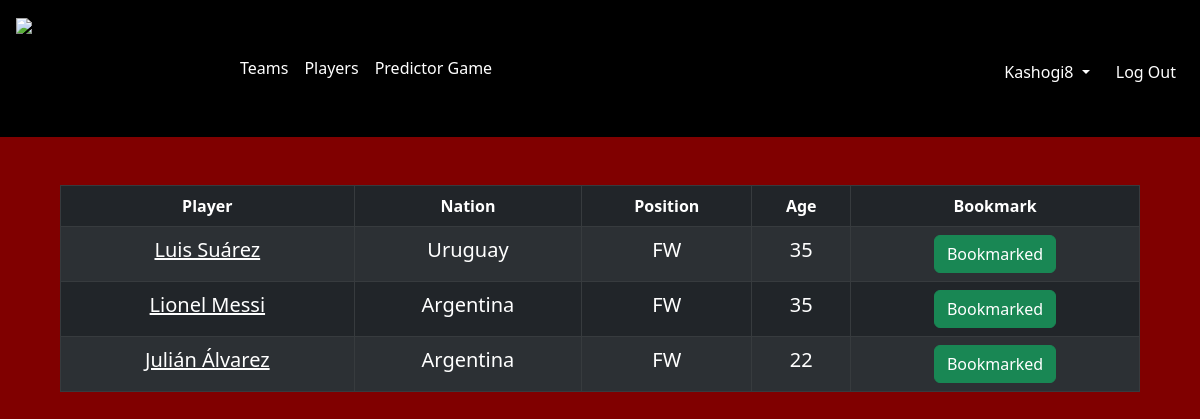
The app's page /bookmarks (signed in) with its own data.
### tables this page shows
CREATE TABLE bookmarks (user_id INTEGER NOT NULL, player_id INTEGER NOT NULL, name TEXT NOT NULL, nation TEXT NOT NULL, position TEXT NOT NULL, age INTEGER NOT NULL, FOREIGN KEY (user_id) REFERENCES users(id), FOREIGN KEY (player_id) REFERENCES players(id));

CREATE TABLE nations (id INTEGER PRIMARY KEY AUTOINCREMENT NOT NULL, name TEXT NOT NULL, code TEXT NOT NULL, grouping TEXT NOT NULL, region TEXT NOT NULL, ranking INTEGER NOT NULL, image TEXT);

### app.py (the view, shortened to what this page needs)
@app.route('/bookmarks', methods=["GET", "POST"])
@login_required
def bookmarks():
    bookmarks = db.execute("SELECT * FROM bookmarks WHERE user_id = ?", session["user_id"])
    for row in bookmarks:
        row["link"] = "https://www.google.com/search?q=" + row["name"]
        row["nation"] = db.execute("SELECT name FROM nations WHERE id = (SELECT nation_id FROM players WHERE id = ?)", row["player_id"])[0]["name"]
    ids = db.execute("SELECT player_id FROM bookmarks WHERE user_id = ?", session["user_id"])
    list = []
    for row in ids:
        list.append(row["player_id"])
    bookmark = request.form.get("book")
    unbookmark = request.form.get("unbook")
    return render_template("bookmarks.html", bookmarks=bookmarks, list=list)

### app.py (called while the page is built)
def login_required(f):
    @wraps(f)
    def decorated_function(*args, **kwargs):
        if session.get("user_id") is None:
            return redirect("/login")
        return f(*args, **kwargs)
    return decorated_function

### templates/bookmarks.html (shortened to what this page needs)
{% extends "layout.html" %}
{% block main %}
<br>
<br>
<form action="/bookmarks" method="post">
<table class="playertable table table-dark table-striped table-bordered">
    <thead>
        <tr>
            <th scope="col">Player</th>
            <th scope="col">Nation</th>
            <th scope="col">Position</th>
            <th scope="col">Age</th>
            {% if session["user_id"] %}
                <th scope="col">Bookmark</th>
            {% endif %}
        </tr>
    </thead>
    {% for row in bookmarks %}
            <tr>
                <td><a href="{{ row.link }}" style="color: white;">{{ row.name }}</a></td>
                <td>{{ row.nation }}</td>
                <td>{{ row.position }}</td>
                <td>{{ row.age }}</td>
                {% if session["user_id"] %}
                    <td>
                            {% if row.player_id in list %}
                                <button type="submit" id="bookmark" name="unbook" class="btn btn-success" value="{{ row.player_id }}">Bookmarked</button>
                            {% else %}
                                <button type="submit" id="bookmark" name="book" class="btn btn-warning" value="{{ row.player_id }}">Bookmark</button>
                            {% endif %}
                        </form>
                    </td>
                {% endif %}
            </tr>
        {% endfor %}
{% endblock %}

### static/styles.css (style rules this page uses)
.table { width: 40%; text-align: center; margin-left: 100px; }
td { font-size: 20px; text-align: center; padding: 30px 0; }
a { font-size: 20px; }
.playertable { width: 90%; text-align: center; margin-left: auto; margin-right: auto; }

### records on screen
bookmarks: name "Luis Suárez", nation "Uruguay", position "FW", age "35", {{ row.player_id }} 826 (drawn)
bookmarks: name "Lionel Messi", nation "Argentina", position "FW", age "35", {{ row.player_id }} 228 (drawn)
bookmarks: name "Julián Álvarez", nation "Argentina", position "FW", age "22", {{ row.player_id }} 233 (drawn)

### other values on screen
{{ session["username"] }} "Kashogi8"
